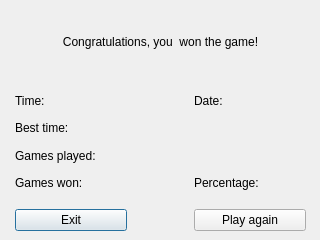
<?xml version="1.0" encoding="UTF-8"?>
<ui version="4.0">
 <class>WinDialog</class>
 <widget class="QDialog" name="WinDialog">
  <property name="geometry">
   <rect>
    <x>0</x>
    <y>0</y>
    <width>320</width>
    <height>240</height>
   </rect>
  </property>
  <property name="sizePolicy">
   <sizepolicy hsizetype="Fixed" vsizetype="Fixed">
    <horstretch>0</horstretch>
    <verstretch>0</verstretch>
   </sizepolicy>
  </property>
  <property name="minimumSize">
   <size>
    <width>320</width>
    <height>240</height>
   </size>
  </property>
  <property name="maximumSize">
   <size>
    <width>320</width>
    <height>240</height>
   </size>
  </property>
  <property name="windowTitle">
   <string>Game Won</string>
  </property>
  <property name="modal">
   <bool>true</bool>
  </property>
  <widget class="QWidget" name="gridLayoutWidget">
   <property name="geometry">
    <rect>
     <x>0</x>
     <y>0</y>
     <width>321</width>
     <height>241</height>
    </rect>
   </property>
   <layout class="QGridLayout" name="gridLayout" rowstretch="4,1,1,1,1,2" columnstretch="3,1,3">
    <property name="leftMargin">
     <number>15</number>
    </property>
    <property name="rightMargin">
     <number>15</number>
    </property>
    <property name="horizontalSpacing">
     <number>15</number>
    </property>
    <item row="1" column="0">
     <widget class="QLabel" name="time">
      <property name="text">
       <string>Time: </string>
      </property>
      <property name="alignment">
       <set>Qt::AlignLeading|Qt::AlignLeft|Qt::AlignVCenter</set>
      </property>
     </widget>
    </item>
    <item row="1" column="2">
     <widget class="QLabel" name="date">
      <property name="text">
       <string>Date: </string>
      </property>
      <property name="alignment">
       <set>Qt::AlignLeading|Qt::AlignLeft|Qt::AlignVCenter</set>
      </property>
     </widget>
    </item>
    <item row="5" column="1">
     <spacer name="verticalSpacer">
      <property name="orientation">
       <enum>Qt::Vertical</enum>
      </property>
      <property name="sizeHint" stdset="0">
       <size>
        <width>20</width>
        <height>10</height>
       </size>
      </property>
     </spacer>
    </item>
    <item row="2" column="0">
     <widget class="QLabel" name="bestTime">
      <property name="text">
       <string>Best time: </string>
      </property>
     </widget>
    </item>
    <item row="3" column="0">
     <widget class="QLabel" name="gamesPlayed">
      <property name="text">
       <string>Games played: </string>
      </property>
     </widget>
    </item>
    <item row="4" column="0">
     <widget class="QLabel" name="gamesWon">
      <property name="text">
       <string>Games won: </string>
      </property>
     </widget>
    </item>
    <item row="4" column="2">
     <widget class="QLabel" name="percentage">
      <property name="text">
       <string>Percentage: </string>
      </property>
     </widget>
    </item>
    <item row="5" column="0">
     <widget class="QPushButton" name="pushButton">
      <property name="sizePolicy">
       <sizepolicy hsizetype="Preferred" vsizetype="Fixed">
        <horstretch>0</horstretch>
        <verstretch>0</verstretch>
       </sizepolicy>
      </property>
      <property name="text">
       <string>Exit</string>
      </property>
      <property name="flat">
       <bool>false</bool>
      </property>
     </widget>
    </item>
    <item row="5" column="2">
     <widget class="QPushButton" name="playAgainBtn">
      <property name="sizePolicy">
       <sizepolicy hsizetype="Preferred" vsizetype="Fixed">
        <horstretch>0</horstretch>
        <verstretch>0</verstretch>
       </sizepolicy>
      </property>
      <property name="text">
       <string>Play again</string>
      </property>
     </widget>
    </item>
    <item row="0" column="0" colspan="3">
     <widget class="QLabel" name="congratulations">
      <property name="text">
       <string>Congratulations, you  won the game!</string>
      </property>
      <property name="alignment">
       <set>Qt::AlignCenter</set>
      </property>
      <property name="wordWrap">
       <bool>true</bool>
      </property>
     </widget>
    </item>
   </layout>
  </widget>
 </widget>
 <tabstops>
  <tabstop>playAgainBtn</tabstop>
  <tabstop>pushButton</tabstop>
 </tabstops>
 <resources/>
 <connections/>
</ui>
